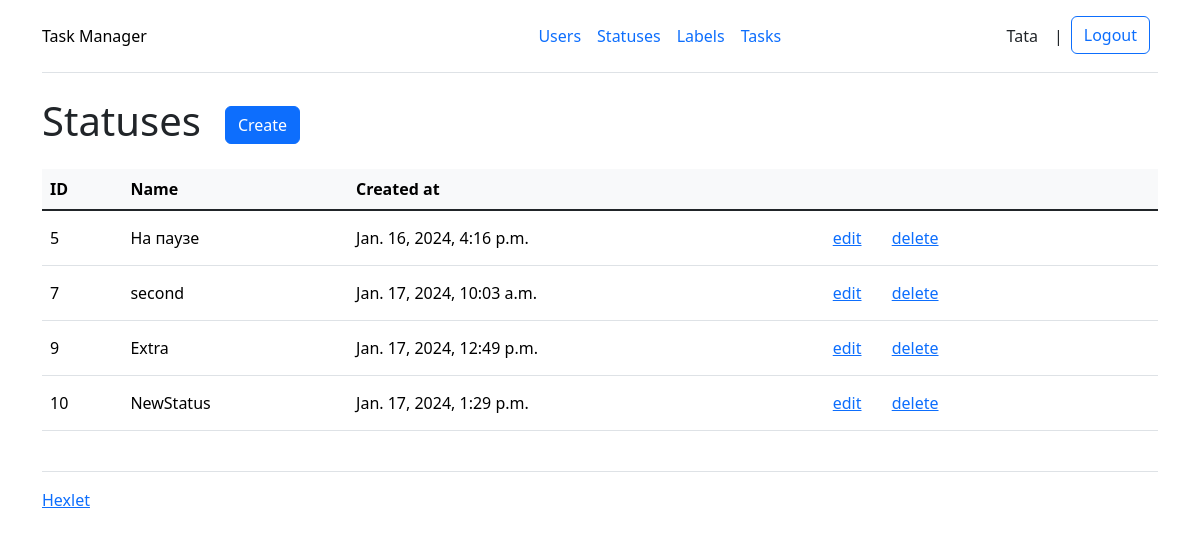
/statuses/ (signed in), run on the app's committed database.
### task_manager/status/models.py (models this page shows, shortened)
class Status(models.Model):
    name = models.CharField(max_length=100)
    created_at = models.DateTimeField(auto_now_add=True)
    updated_at = models.DateTimeField(auto_now=True)
    objects = models.Manager

### task_manager/status/views.py (the view)
# urls.py: path('', views.StatusIndexView.as_view(), name='statuses_index'),
class StatusIndexView(LoginRequiredMixinWithMessage, ListView):
    model = Status
    template_name = 'status/index.html'
    context_object_name = 'statuses'

### task_manager/permissions.py (called while the page is built)
    def dispatch(self, request, *args, **kwargs):
        if not request.user.is_authenticated:
            messages.add_message(request, messages.ERROR, self.login_required_message)
            return self.handle_no_permission()
        return super(LoginRequiredMixinWithMessage, self).dispatch(request, *args, **kwargs)

### task_manager/templates/status/index.html (shortened to what this page needs)
{% extends "base.html" %}
{% load i18n %}
{% block content %}
<h1 class="my-4">{% translate 'Statuses' %}<a class="btn btn-primary mx-4" href="{% url 'statuses_create' %}">{% translate 'Create' %}</a></h1>
<table class="table">
    <thead class="table-light">
        <tr>
            <th>{% translate 'ID' %}</th>
            <th>{% translate 'Name' %}</th>
            <th>{% translate 'Created at' %}</th>
            <th></th>
        </tr>
    </thead>
    <tbody class="table-group-divider">
        {% for status in statuses %}
        <tr class="align-middle">
            <td>{{ status.id }}</td>
            <td>{{ status.name }}</td>
            <td>{{ status.created_at }}</td>
            <td>
                <a class="btn btn-link" href="{% url 'statuses_update' status.id %}">{% translate 'edit' %}</a>
                <a class="btn btn-link" href="{% url 'statuses_delete' status.id %}">{% translate 'delete' %}</a>
            </td>
        </tr>
        {% endfor %}
    </tbody>
</table>
{% endblock %}

### task_manager/templates/base.html (shortened to what this page needs)
<!DOCTYPE html>
<html lang="en">
{% load django_bootstrap5 %}
{% bootstrap_css %}
{% load i18n %}
    <head>
    </head>
    <body class="d-flex flex-column min-vh-100">
        <div class="container">
            <header class="d-flex flex-wrap align-items-center justify-content-center justify-content-md-between py-3 mb-4 border-bottom">
                <div class="col-md-3 mb-2 mb-md-0">
                    <a href="{% url 'index_view' %}" class="d-inline-flex link-body-emphasis text-decoration-none">{% translate 'Task Manager' %}</a>
                </div>
                <ul class="nav col-12 col-md-auto mb-2 justify-content-center mb-md-0">
                    <li><a href="{% url 'users_index' %}" class="nav-link px-2">{% translate 'Users' %}</a></li>
                    {% if request.user.is_authenticated %}
                    <li><a href="{% url 'statuses_index' %}" class="nav-link px-2">{% translate 'Statuses' %}</a></li>
                    <li><a href="{% url 'labels_index' %}" class="nav-link px-2">{% translate 'Labels' %}</a></li>
                    <li><a href="{% url 'tasks_index' %}" class="nav-link px-2">{% translate 'Tasks' %}</a></li>
                    {% endif %}
                </ul>
                {% if request.user.is_authenticated %}
                <ul class="nav col-12 col-md-auto mb-2 justify-content-center mb-md-0">
                    <li class="nav-link text-center px-2 text-dark"><a>{{ request.user.username }}</a></li>
                    <li class="nav-link px-2 text-dark"> | </li>
                    <li>
                        <form action="{% url 'logout' %}" method="POST">
                            <input class="btn btn-outline-primary me-2" type="submit" value="{% translate 'Logout' %}">
                        </form>
                    </li>
                </ul>
                {% else %}
                <div class="col-md-3 text-end">
                    <a type="button" href="{% url 'login_view' %}" class="btn btn-outline-primary me-2">{% translate 'Login' %}</a>
                    <a type="button" href="{% url 'users_create' %}" class="btn btn-primary">{% translate 'Registration' %}</a>
                </div>
                {% endif %}
            </header>
            {% block content %}
            {% endblock %}
        </div>
        <footer class="container">
            <br>
            <div class="d-flex flex-wrap align-items-center justify-content-center justify-content-md-between py-3 mb-4 border-top">
                <a target="_blank" href="https://ru.hexlet.io">Hexlet</a>
            </div>
        </footer>
    </body>
</html>

### data on the page
Status: id "5", name "На паузе", created_at "Jan. 16, 2024, 4:16 p.m."
Status: id "7", name "second", created_at "Jan. 17, 2024, 10:03 a.m."
Status: id "9", name "Extra", created_at "Jan. 17, 2024, 12:49 p.m."
Status: id "10", name "NewStatus", created_at "Jan. 17, 2024, 1:29 p.m."

### other printed values
{{ request.user.username }} "Tata"
